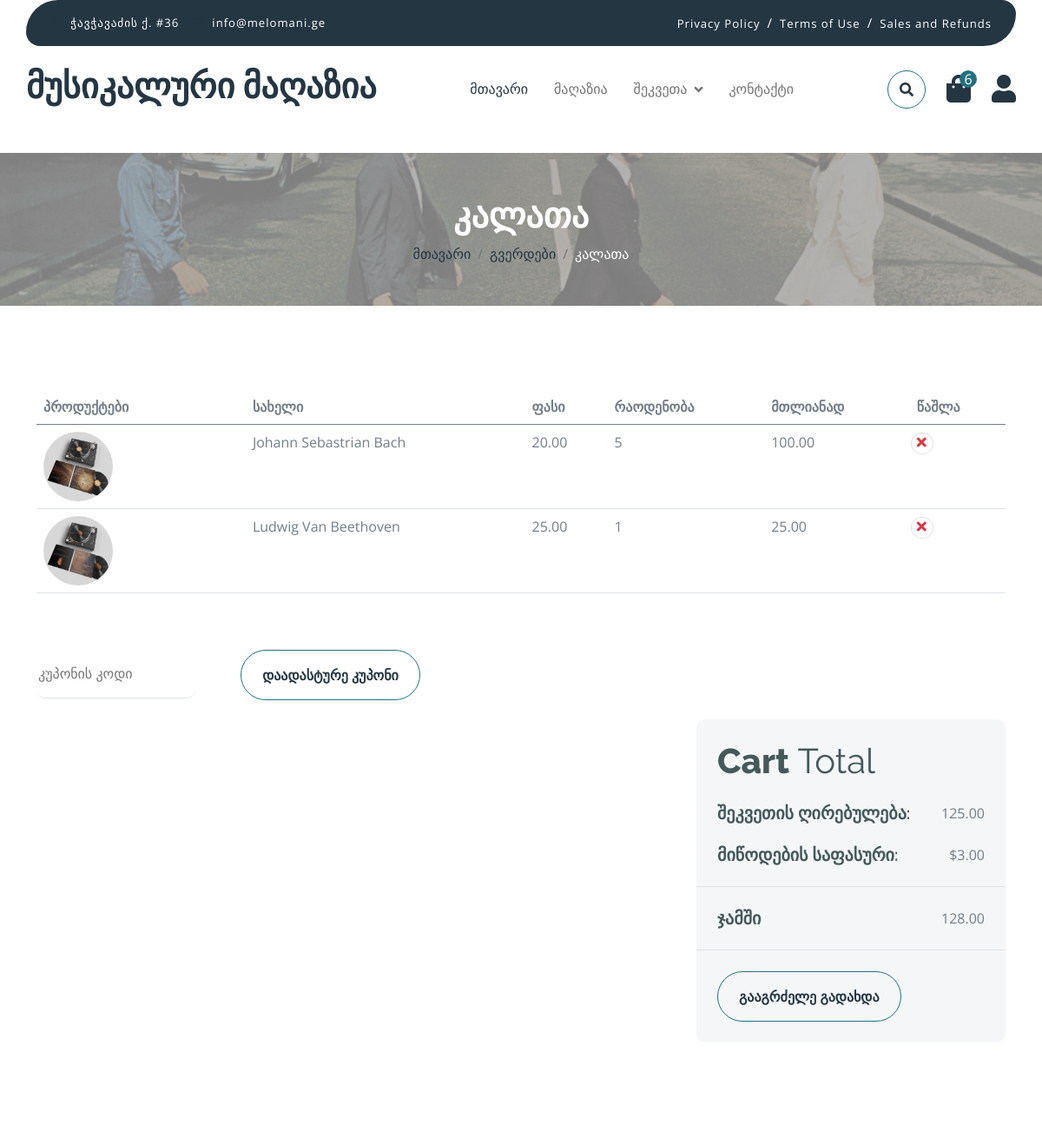
/order/cart/ (signed in, upper part), run on an earlier commit of the app's database.
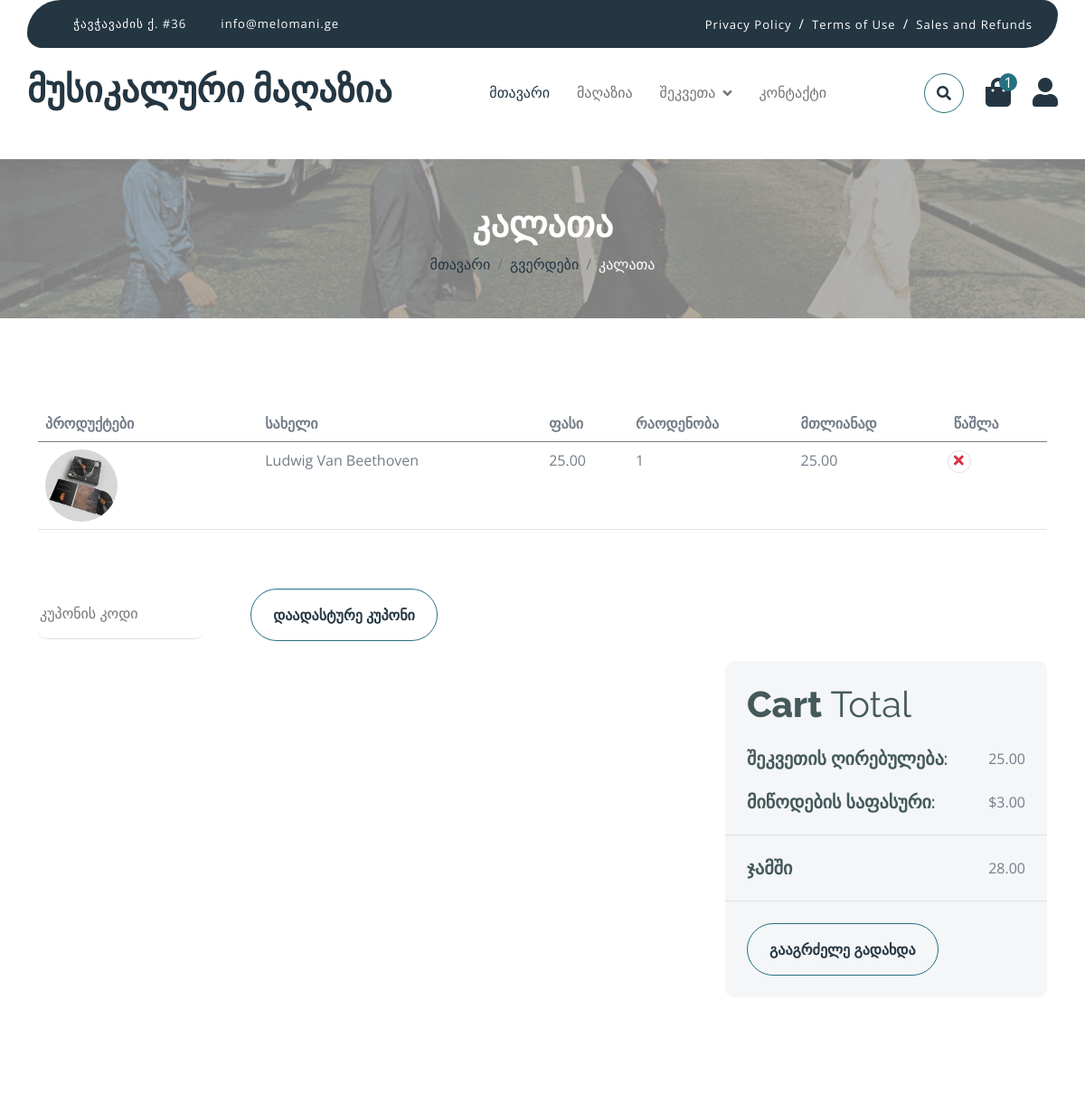
And on a later commit of the database.
### order/models.py (models this page shows, shortened)
class CartItem(models.Model):
    cart = models.ForeignKey(Cart, on_delete=models.CASCADE, related_name='items')
    product = models.ForeignKey('store.Product', on_delete=models.CASCADE, blank=True, null=True)
    quantity = models.PositiveIntegerField(default=1)
    date_added = models.DateTimeField(auto_now_add=True)
    price = models.DecimalField(max_digits=10, decimal_places=2)
    @property
    def total_price(self):
        return self.product.price * self.quantity if self.product else 0

### store/models.py (models this page shows, shortened)
class Product(models.Model):
    id=models.AutoField(primary_key=True, auto_created=True)
    product_name = models.CharField(max_length=255, null=True, blank=True)
    slug = models.SlugField(unique=True, max_length=255, blank=True)
    image = models.ImageField('image', upload_to='static/img/', max_length=255, default='df_image.png')
    category_name = models.ManyToManyField(Category, related_name='products')
    quantity=models.IntegerField(null=True)
    price=models.DecimalField(max_digits=5, decimal_places=2)
    product_description = models.CharField(max_length=255, null=True, blank=True)

### order/views.py (the view)
# urls.py: path('cart/', CartView.as_view(), name='cart'),
class CartView(LoginRequiredMixin, View):
    template_name = 'order/cart.html'
    def get(self, request):
        cart=Cart.objects.get(user=request.user)
        cart_items=CartItem.objects.filter(cart=cart)
        total_price = sum(item.product.price * item.quantity for item in cart_items)
        shipping_fee = 3
        total = total_price + shipping_fee
        total_quantity = sum(item.quantity for item in cart_items)
        context = {
            'cart_items': cart_items,
            'total_price': total_price,
            'shipping_fee': shipping_fee,
            'total': total,
            'total_quantity': total_quantity
        }
        return render(request, self.template_name, context)

### templates/order/cart.html (shortened to what the changed rows need)
{%extends "../base.html" %}
{% load static %}
{% block cart %}
        <div class="container-fluid page-header py-5">
            <h1 class="text-center text-white display-6">კალათა</h1>
        </div>
        <div class="container-fluid py-5">
            <div class="container py-5">
                <div class="table-responsive">
                    <table class="table">
                        <thead>
                          <tr>
                            <th scope="col">პროდუქტები</th>
                            <th scope="col">სახელი</th>
                            <th scope="col">ფასი</th>
                            <th scope="col">რაოდენობა</th>
                            <th scope="col">მთლიანად</th>
                            <th scope="col">წაშლა</th>
                          </tr>
                        </thead>
                        <tbody>
                            {% for item in cart_items %}
                            <tr>
                                <th scope="row">
                                    <div class="d-flex align-items-center">
                                        <img src="{{ item.product.image.url }}" class="img-fluid me-5 rounded-circle" style="width: 80px; height: 80px;" alt="">
                                    </div>
                                </th>
                                <td>{{item.product.product_name}}</td>
                                <td>{{item.price}}</td>
                                <td>{{item.quantity}}</td>
                                <td>{{item.total_price}}</td>
                                <td>
                                    <i class="fa fa-times text-danger"><a href="{% url 'order:remove_from_cart' item.product.id %}" class="btn btn-md rounded-circle border" style="margin-left: -18px; height: 25px;"></a></i>
                                </td>
                            </tr>
                            {% endfor %}
                        </tbody>
                    </table>
                </div>
                <div class="row g-4 justify-content-end">
                    <div class="col-sm-8 col-md-7 col-lg-6 col-xl-4">
                        <div class="bg-light rounded">
                            <div class="p-4">
                                <h1 class="display-6 mb-4">Cart <span class="fw-normal">Total</span></h1>
                                <div class="d-flex justify-content-between mb-4">
                                    <h5 class="mb-0 me-4">შეკვეთის ღირებულება:</h5>
                                    <p class="mb-0">{{total_price}}</p>
                                </div>
                            </div>
                            <div class="py-4 mb-4 border-top border-bottom d-flex justify-content-between">
                                <h5 class="mb-0 ps-4 me-4">ჯამში</h5>
                                <p class="mb-0 pe-4">{{total}}</p>
                            </div>
                        </div>
                    </div>
                </div>
            </div>
        </div>
{% endblock %}

What changed in the data, as far as the page shows it:
removed CartItem: product.image (picture), product.product_name "Johann Sebastrian Bach", price "20.00", quantity "5", total_price "100.00"
Also different on the page:
{{ total_quantity }}: "6" → "1"
{{ total_price }}: "125.00" → "25.00"
{{ total }}: "128.00" → "28.00"
